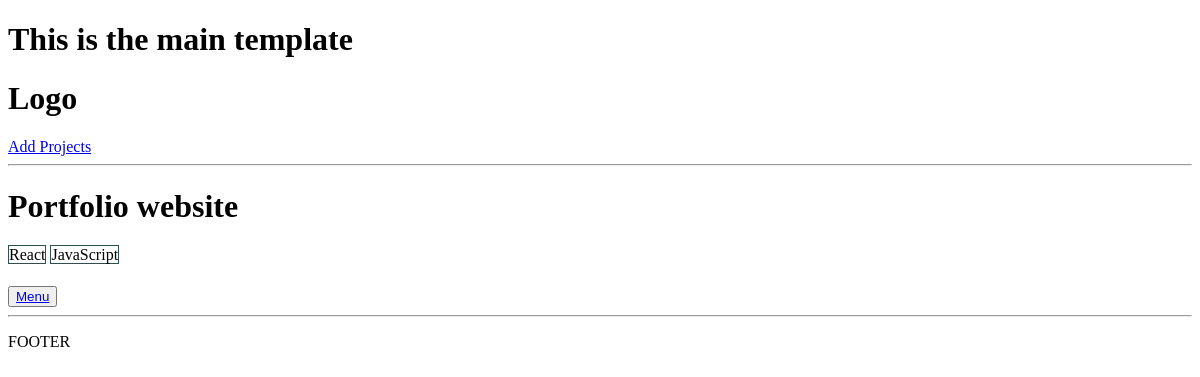
/project/ae6b62b0-5580-46d9-a121-9cd10fb07972/, run on an earlier commit of the app's database.
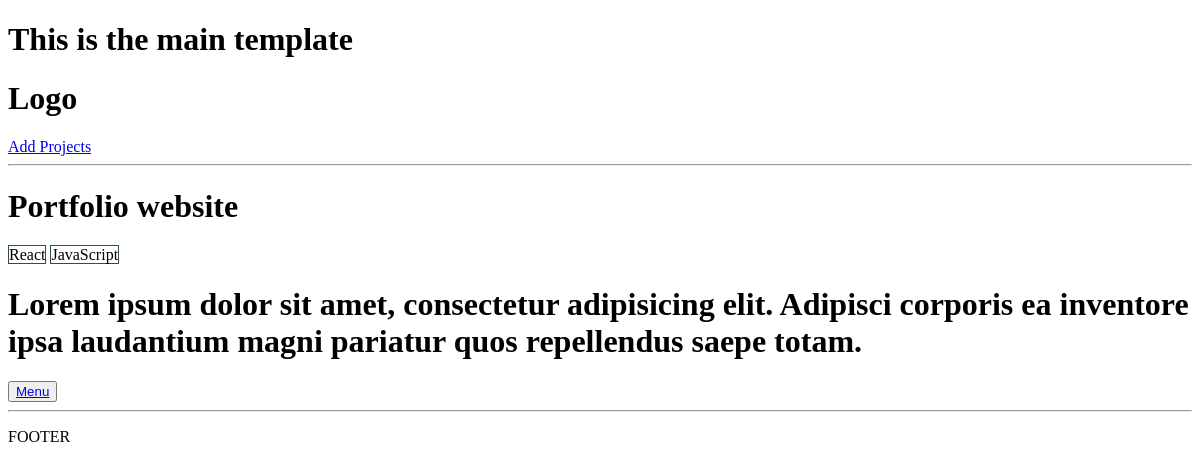
And on a later commit of the database.
### projects/models.py (models this page shows, shortened)
class Project(models.Model):
	title=models.CharField(max_length=200)
	description=models.TextField(null=True,blank=True)
	demo_link=models.CharField(max_length=2000,null=True,blank=True)
	source_link=models.CharField(max_length=2000,null=True,blank=True)
	tags=models.ManyToManyField(Tag,blank=True)
	vote_total=models.IntegerField(default=0,null=True,blank=True)
	vote_ratio=models.IntegerField(default=0,null=True,blank=True)
	created=models.DateTimeField(auto_now_add=True)
	id=models.UUIDField(default=uuid.uuid4,unique=True,
	                    primary_key=True,editable=False)

### projects/views.py (the view)
# urls.py: path( 'project/<str:pk>/', views.project, name="project" ),
def project(request,pk):
    projectObj=Project.objects.get(id=pk)
    return render(request,'projects/single-project.html',{'project':projectObj})

### projects/models.py (called while the page is built)
	def __str__(self):
		return self.name

### projects/templates/projects/single-project.html
{% extends 'main.html' %}
{% block content %}
<h1>{{project.title}}</h1>
{% for tag in project.tags.all %}
<span style="border: 1px solid darkslategrey"> {{tag}}</span>
{% endfor %}
<br>
<h1>{{project.description}}</h1>
<button><a href="/"> Menu</a></button>
{% endblock content %}

What changed in the data, as far as the page shows it:
changed Project "Portfolio website": description (not shown) → "Lorem ipsum dolor sit amet, consectetur adipisicing elit. Adipisci corporis ea inventore ipsa laudantium magni pariatur quos repellendus saepe totam."
